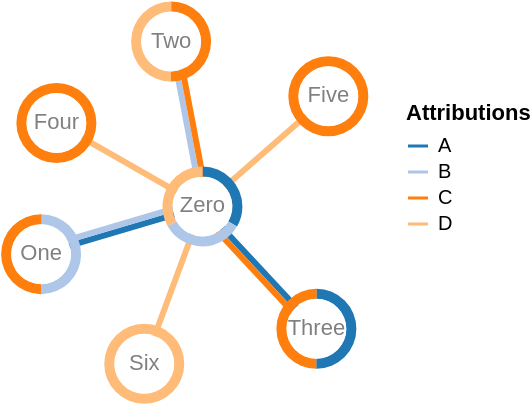

Here is the Vega-Lite specification saved for this chart:
### Vega specification from a JSON file in a GitHub repository (floating-point values rounded to 4 significant figures)
{"$schema": "https://vega.github.io/schema/vega/v5.json", "description": "A node-link diagram with force-directed and attributions as arc-segments, multilines.", "width": 100, "height": 100, "padding": 0, "signals": [{"name": "cx", "update": "width / 2"}, {"name": "cy", "update": "height / 2"}, {"name": "innerRadius", "value": 15}, {"name": "bandWidth", "value": 5}, {"name": "nodeCharge", "value": -80}, {"name": "linkDistance", "value": 80}, {"name": "lineWidth", "value": 3}, {"name": "static", "value": true, "bind": {"input": "checkbox"}}, {"description": "State variable for active node fix status.", "name": "fix", "value": false, "on": [{"events": "symbol:mouseout[!event.buttons], window:mouseup", "update": "false"}, {"events": "symbol:mouseover", "update": "fix || true"}, {"events": "[symbol:mousedown, window:mouseup] > window:mousemove!", "update": "xy()", "force": true}]}, {"description": "Graph node most recently interacted with.", "name": "node", "value": null, "on": [{"events": "symbol:mouseover", "update": "fix === true ? item() : node"}]}, {"description": "Flag to restart Force simulation upon data changes.", "name": "restart", "value": false, "on": [{"events": {"signal": "fix"}, "update": "fix && fix.length"}]}], "scales": [{"name": "color", "type": "ordinal", "range": {"scheme": "category20"}, "domain": {"sort": {"order": "ascending"}, "fields": [{"data": "node-attributions", "field": "attribution"}, {"data": "link-attributions", "field": "attribution"}]}}], "legends": [{"title": "Attributions", "stroke": "color", "symbolType": "stroke"}], "marks": [{"name": "nodes", "type": "symbol", "zindex": 1, "from": {"data": "node-data"}, "on": [{"trigger": "fix", "modify": "node", "values": "fix === true ? {fx: node.x, fy: node.y} : {fx: fix[0], fy: fix[1]}"}, {"trigger": "!fix", "modify": "node", "values": "{fx: null, fy: null}"}], "encode": {"enter": {"fill": {"value": "white"}, "size": {"signal": "2 * (innerRadius+bandWidth+1) * (innerRadius+bandWidth+1)"}}, "update": {"cursor": {"value": "pointer"}}}, "transform": [{"type": "force", "iterations": 300, "restart": {"signal": "restart"}, "static": {"signal": "static"}, "signal": "force", "forces": [{"force": "center", "x": {"signal": "cx"}, "y": {"signal": "cy"}}, {"force": "collide", "radius": {"signal": "innerRadius+bandWidth"}}, {"force": "nbody", "strength": {"signal": "nodeCharge"}}, {"force": "link", "links": "link-data", "distance": {"signal": "linkDistance"}}]}]}, {"name": "links", "type": "group", "zindex": 0, "from": {"facet": {"data": "link-data", "name": "link-facets", "groupby": "id"}}, "data": [{"name": "linky-data", "source": "link-facets", "transform": [{"type": "flatten", "fields": ["attribution"], "index": "_idx"}, {"type": "formula", "as": "weight", "expr": "1"}, {"type": "formula", "as": "slot", "expr": "if(datum._idx%2==0, datum._idx/2, -(datum._idx+1)/2)"}, {"type": "formula", "as": "idx", "expr": "datum.source.x-datum.target.x"}, {"type": "formula", "as": "idy", "expr": "datum.source.y-datum.target.y"}, {"type": "formula", "as": "length", "expr": "sqrt(pow(datum.idx, 2) + pow(datum.idy, 2))"}, {"type": "formula", "as": "Ax", "expr": "-datum.idy/datum.length"}, {"type": "formula", "as": "Ay", "expr": "datum.idx/datum.length"}, {"type": "formula", "as": "nx", "expr": "datum.source.x + datum.slot * lineWidth * datum.Ax"}, {"type": "formula", "as": "nx2", "expr": "datum.target.x + datum.slot * lineWidth * datum.Ax"}, {"type": "formula", "as": "ny", "expr": "datum.source.y + datum.slot * lineWidth * datum.Ay"}, {"type": "formula", "as": "ny2", "expr": "datum.target.y + datum.slot * lineWidth * datum.Ay"}]}], "marks": [{"type": "rule", "name": "lines", "from": {"data": "linky-data"}, "encode": {"enter": {"stroke": {"scale": "color", "field": "attribution"}, "strokeWidth": {"signal": "lineWidth"}}, "update": {"x": {"field": "nx"}, "y": {"field": "ny"}, "x2": {"field": "nx2"}, "y2": {"field": "ny2"}}}}]}, {"name": "nodeHalos", "type": "group", "from": {"facet": {"data": "node-attributions", "name": "node-facets", "groupby": "id"}}, "data": [{"name": "attribution-arcs", "source": "node-facets", "transform": [{"type": "pie", "field": "weight", "startAngle": 0, "endAngle": 6.29, "sort": true}, {"type": "lookup", "from": "nodes", "key": "datum.id", "fields": ["id"], "values": ["x", "y"]}]}], "marks": [{"type": "arc", "from": {"data": "attribution-arcs"}, "encode": {"enter": {"fill": {"scale": "color", "field": "attribution"}, "startAngle": {"field": "startAngle"}, "endAngle": {"field": "endAngle"}, "innerRadius": {"signal": "innerRadius"}, "outerRadius": {"signal": "innerRadius+bandWidth"}}, "update": {"x": {"field": "x"}, "y": {"field": "y"}}}}]}, {"type": "text", "name": "labels", "zindex": 2, "interactive": false, "from": {"data": "nodes"}, "encode": {"enter": {"text": {"field": "datum.label"}, "align": {"value": "center"}, "baseline": {"value": "middle"}}, "update": {"x": {"field": "x"}, "y": {"field": "y"}, "fill": [{"test": "indexof(datum.datum.attribution, '*all*')>=0", "value": "lightgray"}, {"value": "gray"}]}}}], "data": [{"name": "node-data", "values": [{"id": 0, "label": "Zero", "attribution": ["A", "B", "D"]}, {"id": 1, "label": "One", "attribution": ["B", "C"]}, {"id": 2, "label": "Two", "attribution": ["C", "D"]}, {"id": 3, "label": "Three", "attribution": ["A", "C"]}, {"id": 4, "label": "Four", "attribution": ["C"]}, {"id": 5, "label": "Five", "attribution": ["C"]}, {"id": 6, "label": "Six", "attribution": ["D"]}]}, {"name": "link-data", "values": [{"id": 1, "source": 0, "target": 1, "attribution": ["A", "B"]}, {"id": 2, "source": 0, "target": 2, "attribution": ["B", "C"]}, {"id": 3, "source": 0, "target": 3, "attribution": ["A", "C"]}, {"id": 4, "source": 0, "target": 4, "attribution": ["D"]}, {"id": 5, "source": 0, "target": 5, "attribution": ["D"]}, {"id": 6, "source": 0, "target": 6, "attribution": ["D"]}]}, {"name": "node-attributions", "source": "node-data", "transform": [{"type": "flatten", "fields": ["attribution"]}, {"type": "formula", "as": "weight", "expr": "1"}]}, {"name": "link-attributions", "source": "link-data", "transform": [{"type": "flatten", "fields": ["attribution"], "index": "_idx"}]}]}
